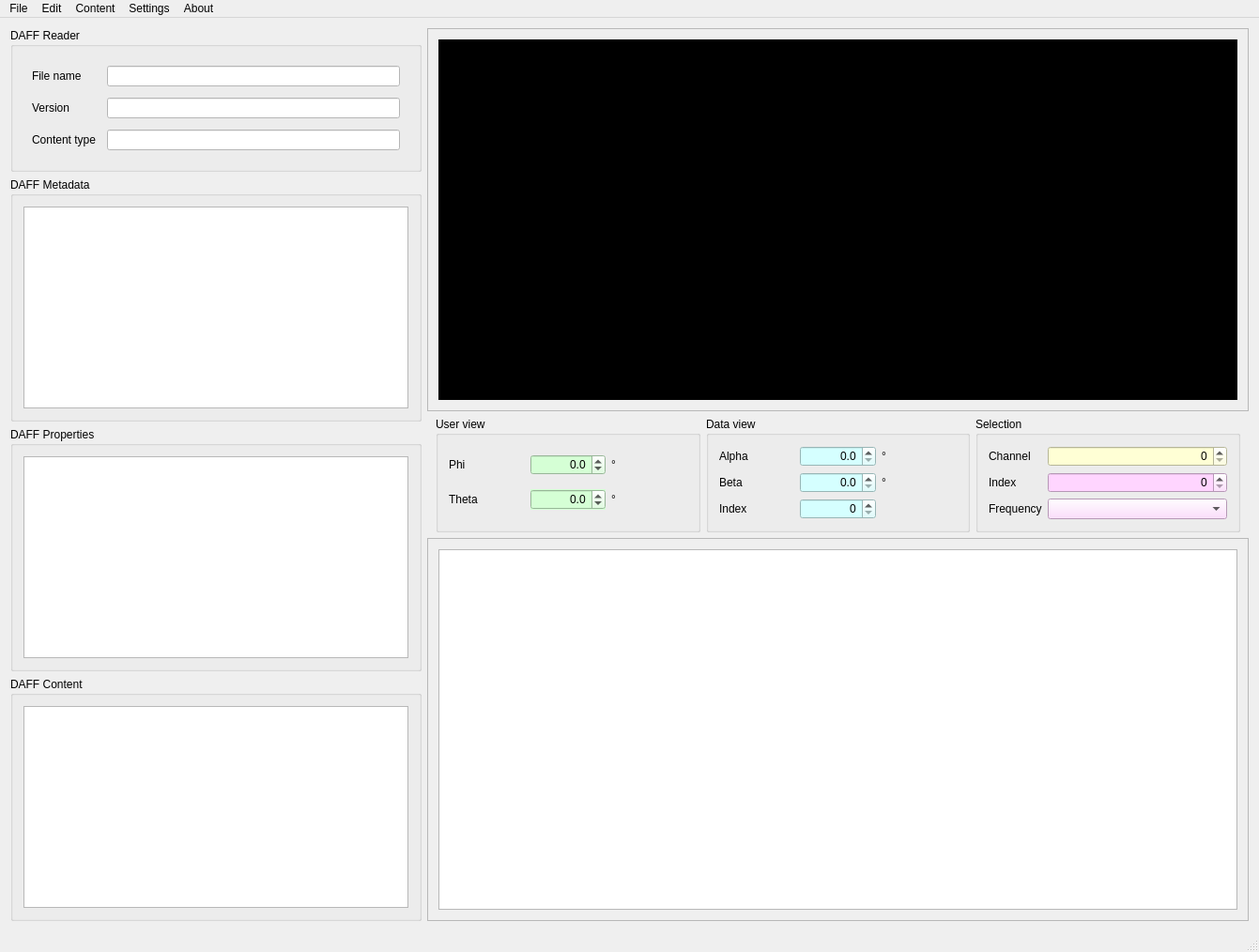
<?xml version="1.0" encoding="UTF-8"?>
<ui version="4.0">
 <class>DAFFViewer</class>
 <widget class="QMainWindow" name="DAFFViewer">
  <property name="geometry">
   <rect>
    <x>0</x>
    <y>0</y>
    <width>1341</width>
    <height>1014</height>
   </rect>
  </property>
  <property name="acceptDrops">
   <bool>true</bool>
  </property>
  <property name="windowTitle">
   <string>DAFFViewer</string>
  </property>
  <property name="autoFillBackground">
   <bool>false</bool>
  </property>
  <property name="toolButtonStyle">
   <enum>Qt::ToolButtonIconOnly</enum>
  </property>
  <property name="tabShape">
   <enum>QTabWidget::Rounded</enum>
  </property>
  <widget class="QWidget" name="DAFFCentralWidget">
   <property name="enabled">
    <bool>true</bool>
   </property>
   <property name="sizePolicy">
    <sizepolicy hsizetype="Expanding" vsizetype="Expanding">
     <horstretch>0</horstretch>
     <verstretch>0</verstretch>
    </sizepolicy>
   </property>
   <layout class="QHBoxLayout" name="horizontalLayout_2" stretch="0">
    <item>
     <layout class="QHBoxLayout" name="horizontalLayout" stretch="3,6">
      <item>
       <layout class="QVBoxLayout" name="layout_StaticInfo" stretch="0,1,1,1">
        <item>
         <widget class="QDAFFHeaderGroupBox" name="groupBox_Reader">
          <property name="minimumSize">
           <size>
            <width>400</width>
            <height>0</height>
           </size>
          </property>
          <property name="maximumSize">
           <size>
            <width>16777215</width>
            <height>16777215</height>
           </size>
          </property>
          <property name="toolTip">
           <string>&lt;html&gt;&lt;head/&gt;&lt;body&gt;&lt;p&gt;The DAFF &lt;span style=&quot; font-weight:600;&quot;&gt;reader&lt;/span&gt; opens a DAFF file and gives access to general information like file name, content type, file format version and global metadata.&lt;/p&gt;&lt;/body&gt;&lt;/html&gt;</string>
          </property>
          <property name="styleSheet">
           <string notr="true">font: 11pt &quot;Calibri&quot;;</string>
          </property>
          <property name="title">
           <string>DAFF Reader </string>
          </property>
          <layout class="QFormLayout" name="formLayout_2">
           <property name="horizontalSpacing">
            <number>12</number>
           </property>
           <property name="verticalSpacing">
            <number>12</number>
           </property>
           <property name="leftMargin">
            <number>20</number>
           </property>
           <property name="topMargin">
            <number>20</number>
           </property>
           <property name="rightMargin">
            <number>20</number>
           </property>
           <property name="bottomMargin">
            <number>20</number>
           </property>
           <item row="1" column="0">
            <widget class="QLabel" name="labelFileName">
             <property name="styleSheet">
              <string notr="true">font: 11pt &quot;Calibri&quot;;</string>
             </property>
             <property name="frameShape">
              <enum>QFrame::NoFrame</enum>
             </property>
             <property name="frameShadow">
              <enum>QFrame::Plain</enum>
             </property>
             <property name="text">
              <string>File name</string>
             </property>
            </widget>
           </item>
           <item row="1" column="1">
            <widget class="QLineEdit" name="lineEditFileName">
             <property name="enabled">
              <bool>false</bool>
             </property>
             <property name="styleSheet">
              <string notr="true">color: rgb(131, 131, 131);
background-color: rgb(255, 255, 255);
font: 75 12pt &quot;Calibri&quot;;</string>
             </property>
             <property name="clearButtonEnabled">
              <bool>false</bool>
             </property>
            </widget>
           </item>
           <item row="2" column="0">
            <widget class="QLabel" name="labelVersion">
             <property name="styleSheet">
              <string notr="true">font: 11pt &quot;Calibri&quot;;</string>
             </property>
             <property name="text">
              <string>Version</string>
             </property>
            </widget>
           </item>
           <item row="2" column="1">
            <widget class="QLineEdit" name="lineEditVersion">
             <property name="enabled">
              <bool>false</bool>
             </property>
             <property name="styleSheet">
              <string notr="true">color: rgb(131, 131, 131);
background-color: rgb(255, 255, 255);
font: 75 12pt &quot;Calibri&quot;;</string>
             </property>
            </widget>
           </item>
           <item row="3" column="0">
            <widget class="QLabel" name="labelContentType">
             <property name="styleSheet">
              <string notr="true">font: 11pt &quot;Calibri&quot;;</string>
             </property>
             <property name="frameShape">
              <enum>QFrame::NoFrame</enum>
             </property>
             <property name="text">
              <string>Content type</string>
             </property>
            </widget>
           </item>
           <item row="3" column="1">
            <widget class="QLineEdit" name="lineEditContentType">
             <property name="enabled">
              <bool>false</bool>
             </property>
             <property name="styleSheet">
              <string notr="true">color: rgb(131, 131, 131);
background-color: rgb(255, 255, 255);
font: 75 12pt &quot;Calibri&quot;;</string>
             </property>
            </widget>
           </item>
          </layout>
         </widget>
        </item>
        <item>
         <widget class="QGroupBox" name="groupBox_Metadata">
          <property name="toolTip">
           <string>&lt;html&gt;&lt;head/&gt;&lt;body&gt;&lt;p&gt;The DAFF global &lt;span style=&quot; font-weight:600;&quot;&gt;metadata&lt;/span&gt; is a table of key-value pairs with four data types: boolean, floating point number, integer and string. Creators of DAFF files can specify arbitrary information for the content. It can help to include properties that are not covered natively by DAFF (prototyping). It can also explain more about the directional content, like type of the object, web resource, author, creation date, publication reference, license and many more.&lt;/p&gt;&lt;/body&gt;&lt;/html&gt;</string>
          </property>
          <property name="styleSheet">
           <string notr="true">font: 11pt &quot;Calibri&quot;;</string>
          </property>
          <property name="title">
           <string>DAFF Metadata</string>
          </property>
          <layout class="QVBoxLayout" name="verticalLayout">
           <item>
            <widget class="QDAFFMetadataTableView" name="tableView_Metadata">
             <property name="minimumSize">
              <size>
               <width>0</width>
               <height>100</height>
              </size>
             </property>
            </widget>
           </item>
          </layout>
         </widget>
        </item>
        <item>
         <widget class="QGroupBox" name="groupBox_Properties">
          <property name="toolTip">
           <string>&lt;html&gt;&lt;head/&gt;&lt;body&gt;&lt;p&gt;The &lt;span style=&quot; font-weight:600;&quot;&gt;properties&lt;/span&gt; of a DAFF file are definitions of the file that describe the content in detail. Here, the resolution and ranges for Alpha and Beta angles are stored as well the orientation of the data view that has to be applied by DAFF to rotate from the user (object) view. Also the number of channels, the quantization of the data sets and the total number of data points can be queried.&lt;/p&gt;&lt;/body&gt;&lt;/html&gt;</string>
          </property>
          <property name="styleSheet">
           <string notr="true">font: 11pt &quot;Calibri&quot;;</string>
          </property>
          <property name="title">
           <string>DAFF Properties</string>
          </property>
          <layout class="QVBoxLayout" name="verticalLayout_2">
           <item>
            <widget class="QDAFFPropertiesTableView" name="tableView_Properties"/>
           </item>
          </layout>
         </widget>
        </item>
        <item>
         <widget class="QGroupBox" name="groupBox_DAFFContent">
          <property name="toolTip">
           <string>&lt;html&gt;&lt;head/&gt;&lt;body&gt;&lt;p&gt;The &lt;span style=&quot; font-weight:600;&quot;&gt;content&lt;/span&gt; of a DAFF file is the actual data -which can be of different type. These additional properties are shown here, because they are content-depending.&lt;/p&gt;&lt;/body&gt;&lt;/html&gt;</string>
          </property>
          <property name="styleSheet">
           <string notr="true">font: 11pt &quot;Calibri&quot;;</string>
          </property>
          <property name="title">
           <string>DAFF Content</string>
          </property>
          <layout class="QVBoxLayout" name="verticalLayout_3">
           <item>
            <widget class="QDAFFContentTableView" name="tableView_Content"/>
           </item>
          </layout>
         </widget>
        </item>
       </layout>
      </item>
      <item>
       <layout class="QVBoxLayout" name="layout_Visualization" stretch="1,0,1">
        <item>
         <widget class="QFrame" name="frame_3DPlot">
          <property name="frameShape">
           <enum>QFrame::StyledPanel</enum>
          </property>
          <property name="frameShadow">
           <enum>QFrame::Raised</enum>
          </property>
          <layout class="QHBoxLayout" name="horizontalLayout_3" stretch="1">
           <item>
            <widget class="QDAFFVTKWidget" name="DAFF3DPlot_VTKWidget" native="true">
             <property name="minimumSize">
              <size>
               <width>400</width>
               <height>300</height>
              </size>
             </property>
             <property name="styleSheet">
              <string notr="true">background-color: rgb(0, 0, 0);</string>
             </property>
            </widget>
           </item>
          </layout>
         </widget>
        </item>
        <item>
         <layout class="QHBoxLayout" name="horizontalLayout_InteractionPanel">
          <property name="leftMargin">
           <number>9</number>
          </property>
          <property name="rightMargin">
           <number>9</number>
          </property>
          <item>
           <widget class="QGroupBox" name="groupBox_ObjectView">
            <property name="toolTip">
             <string>&lt;html&gt;&lt;head/&gt;&lt;body&gt;&lt;p&gt;&lt;span style=&quot; font-weight:600;&quot;&gt;Views&lt;/span&gt; on directional contents are a central property of DAFF. A main problem of spatial content is that everyone uses a representation and coordinate system (a &lt;span style=&quot; font-style:italic;&quot;&gt;view&lt;/span&gt;) that naturally appears to be the best. Therefore a variety of views are in place and a debate about pros and cons is meaningless. DAFF does not claim to solve this circumstance, but provides a conversion between the so called &lt;span style=&quot; font-style:italic;&quot;&gt;user (or object) view&lt;/span&gt; and the &lt;span style=&quot; font-style:italic;&quot;&gt;data view&lt;/span&gt;. The &lt;span style=&quot; font-weight:600;&quot;&gt;user view&lt;/span&gt; is commonly used for HRTFs where the frontal direction is at angles (0°, 0°). It is also called object view because it is the projection of oneself into the object (i.e. looking through the 'eyes' of the dummy head). Here, DAFF uses the term Phi and Theta for azimuth and elevation angle. No matter how the underlying data is oriented, this view is meant for users that require to get the right direction without further knowledge on how the data is actually formatted.&lt;/p&gt;&lt;p&gt;The data view, in contrast, is more mathematically motivated and is used when creating DAFF content. During creation of DAFF content and to define the rotation of the data into the user (object) view, an orientation can be added that DAFF will apply automatically, if the &lt;span style=&quot; font-style:italic;&quot;&gt;user view&lt;/span&gt; is used.&lt;/p&gt;&lt;/body&gt;&lt;/html&gt;</string>
            </property>
            <property name="styleSheet">
             <string notr="true">font: 11pt &quot;Calibri&quot;;</string>
            </property>
            <property name="title">
             <string>User view</string>
            </property>
            <layout class="QGridLayout" name="gridLayout_3">
             <item row="0" column="1">
              <widget class="QDoubleSpinBox" name="doubleSpinBox_Phi">
               <property name="toolTip">
                <string>&lt;html&gt;&lt;head/&gt;&lt;body&gt;&lt;p&gt;A &lt;span style=&quot; font-weight:600; color:#55aa00;&quot;&gt;green&lt;/span&gt; background indicates a phi &lt;span style=&quot; font-style:italic;&quot;&gt;and&lt;/span&gt; theta angle pair that represents a &lt;span style=&quot; font-weight:600;&quot;&gt;valid direction&lt;/span&gt; that is covered by the currently opened DAFF file.&lt;/p&gt;&lt;p&gt;A &lt;span style=&quot; font-weight:600; color:#ff0000;&quot;&gt;red&lt;/span&gt; background indicates that thes direction is&lt;span style=&quot; font-weight:600;&quot;&gt; out of bounds&lt;/span&gt;.&lt;/p&gt;&lt;/body&gt;&lt;/html&gt;</string>
               </property>
               <property name="whatsThis">
                <string>&lt;html&gt;&lt;head/&gt;&lt;body&gt;&lt;p&gt;&lt;span style=&quot; font-weight:600;&quot;&gt;Theta&lt;/span&gt; spin box with out of bounds indicator (red background).&lt;/p&gt;&lt;/body&gt;&lt;/html&gt;</string>
               </property>
               <property name="autoFillBackground">
                <bool>false</bool>
               </property>
               <property name="styleSheet">
                <string notr="true">background-color: rgb(213, 255, 213);
font: 75 12pt &quot;Calibri&quot;;</string>
               </property>
               <property name="alignment">
                <set>Qt::AlignRight|Qt::AlignTrailing|Qt::AlignVCenter</set>
               </property>
               <property name="suffix">
                <string/>
               </property>
               <property name="decimals">
                <number>1</number>
               </property>
               <property name="minimum">
                <double>-999.000000000000000</double>
               </property>
               <property name="maximum">
                <double>999.000000000000000</double>
               </property>
              </widget>
             </item>
             <item row="1" column="0">
              <widget class="QLabel" name="label_2">
               <property name="toolTip">
                <string>&lt;html&gt;&lt;head/&gt;&lt;body&gt;&lt;p&gt;The &lt;span style=&quot; font-weight:600;&quot;&gt;Theta&lt;/span&gt; angle corresponds to the vertical direction, also referred to as the elevation angle or elevation.&lt;/p&gt;&lt;p&gt;In DAFF, this angle definition is a value of the &lt;span style=&quot; font-weight:600;&quot;&gt;user view&lt;/span&gt; on the directional data, and a Theta angle of zero degree (0°) is the front direction in vertical plane. The north pole (user view) has a Theta of 90°, the south pole -90°.&lt;/p&gt;&lt;p&gt;The default range of the Theta angle is [-90°, 90°], but the nearest neighbour mapping will also accept any other value that will be projected into this range. Range overrun of &lt;span style=&quot; font-weight:600;&quot;&gt;Theta&lt;/span&gt; may influence the &lt;span style=&quot; font-weight:600;&quot;&gt;Phi&lt;/span&gt; angle, too.&lt;/p&gt;&lt;/body&gt;&lt;/html&gt;</string>
               </property>
               <property name="styleSheet">
                <string notr="true">font: 11pt &quot;Calibri&quot;;</string>
               </property>
               <property name="text">
                <string>Theta</string>
               </property>
              </widget>
             </item>
             <item row="1" column="1">
              <widget class="QDoubleSpinBox" name="doubleSpinBox_Theta">
               <property name="toolTip">
                <string>&lt;html&gt;&lt;head/&gt;&lt;body&gt;&lt;p&gt;A &lt;span style=&quot; font-weight:600; color:#55aa00;&quot;&gt;green&lt;/span&gt; background indicates a phi &lt;span style=&quot; font-style:italic;&quot;&gt;and&lt;/span&gt; theta angle pair that represents a &lt;span style=&quot; font-weight:600;&quot;&gt;valid direction&lt;/span&gt; that is covered by the currently opened DAFF file.&lt;/p&gt;&lt;p&gt;A &lt;span style=&quot; font-weight:600; color:#ff0000;&quot;&gt;red&lt;/span&gt; background indicates that thes direction is&lt;span style=&quot; font-weight:600;&quot;&gt; out of bounds&lt;/span&gt;.&lt;/p&gt;&lt;/body&gt;&lt;/html&gt;</string>
               </property>
               <property name="whatsThis">
                <string>&lt;html&gt;&lt;head/&gt;&lt;body&gt;&lt;p&gt;&lt;span style=&quot; font-weight:600;&quot;&gt;Phi&lt;/span&gt; spin box with out of bounds indicator (red background).&lt;/p&gt;&lt;/body&gt;&lt;/html&gt;</string>
               </property>
               <property name="autoFillBackground">
                <bool>true</bool>
               </property>
               <property name="styleSheet">
                <string notr="true">background-color: rgb(213, 255, 213);
font: 75 12pt &quot;Calibri&quot;;</string>
               </property>
               <property name="alignment">
                <set>Qt::AlignRight|Qt::AlignTrailing|Qt::AlignVCenter</set>
               </property>
               <property name="decimals">
                <number>1</number>
               </property>
               <property name="minimum">
                <double>-999.000000000000000</double>
               </property>
               <property name="maximum">
                <double>999.000000000000000</double>
               </property>
               <property name="singleStep">
                <double>1.000000000000000</double>
               </property>
              </widget>
             </item>
             <item row="0" column="2">
              <widget class="QLabel" name="label_5">
               <property name="styleSheet">
                <string notr="true">font: 75 12pt &quot;Calibri&quot;;</string>
               </property>
               <property name="text">
                <string>°</string>
               </property>
              </widget>
             </item>
             <item row="1" column="2">
              <widget class="QLabel" name="label_6">
               <property name="styleSheet">
                <string notr="true">font: 75 12pt &quot;Calibri&quot;;</string>
               </property>
               <property name="text">
                <string>°</string>
               </property>
              </widget>
             </item>
             <item row="0" column="0">
              <widget class="QLabel" name="label">
               <property name="toolTip">
                <string>&lt;html&gt;&lt;head/&gt;&lt;body&gt;&lt;p&gt;The &lt;span style=&quot; font-weight:600;&quot;&gt;Phi&lt;/span&gt; angle corresponds to the horizontal direction also referred to as the azimuthal angle or azimuth.&lt;/p&gt;&lt;p&gt;In DAFF, this angle definition is a value of the &lt;span style=&quot; font-weight:600;&quot;&gt;user view&lt;/span&gt; on the directional data, and a Phi angle of zero degree (0°) is the front direction in horizontal plane. The north and south pole (user view) have an arbitrary Phi angle.&lt;/p&gt;&lt;p&gt;The default range of the Phi angle is (-180°, 180°], but the nearest neighbour mapping will also accept any other value that will be projected into this range. Range overrun of &lt;span style=&quot; font-weight:600;&quot;&gt;Phi&lt;/span&gt; may influence the &lt;span style=&quot; font-weight:600;&quot;&gt;Theta&lt;/span&gt; angle, too.&lt;/p&gt;&lt;/body&gt;&lt;/html&gt;</string>
               </property>
               <property name="styleSheet">
                <string notr="true">font: 11pt &quot;Calibri&quot;;</string>
               </property>
               <property name="text">
                <string>Phi</string>
               </property>
              </widget>
             </item>
            </layout>
           </widget>
          </item>
          <item>
           <widget class="QGroupBox" name="groupBox_DataView">
            <property name="toolTip">
             <string>&lt;html&gt;&lt;head/&gt;&lt;body&gt;&lt;p&gt;&lt;span style=&quot; font-weight:600;&quot;&gt;Views&lt;/span&gt; on directional contents are a central property of DAFF. A main problem of spatial content is that everyone uses a representation and coordinate system (a &lt;span style=&quot; font-style:italic;&quot;&gt;view&lt;/span&gt;) that naturally appears to be the best. Therefore a variety of views are in place and a debate about pros and cons is meaningless. DAFF does not claim to solve this circumstance, but provides a conversion between the so called &lt;span style=&quot; font-style:italic;&quot;&gt;user (or object) view&lt;/span&gt; and the &lt;span style=&quot; font-style:italic;&quot;&gt;data view&lt;/span&gt;. The &lt;span style=&quot; font-weight:600;&quot;&gt;data view&lt;/span&gt; is commonly used as a mathematical polar coordinate system, and DAFF uses the terms Alpha and Beta for azimuth and elevation angle. The south pole is represented by a Beta elevation angle of 0° (an equally appropriate polar coordinate system would use 0° for the north pole here, but DAFF doesn't). This data view is meant to be used by the creators of DAFF content. By also providing an orientation, the rotation of the data into the user (object) view can be defined and DAFF will apply this rotation automatically, if the &lt;span style=&quot; font-style:italic;&quot;&gt;user view&lt;/span&gt; is used. By this approach, the user of a DAFF file does not require any further information on the formatting of the underlying directional content.&lt;/p&gt;&lt;/body&gt;&lt;/html&gt;</string>
            </property>
            <property name="styleSheet">
             <string notr="true">font: 11pt &quot;Calibri&quot;;</string>
            </property>
            <property name="title">
             <string>Data view</string>
            </property>
            <layout class="QGridLayout" name="gridLayout_4">
             <item row="0" column="4">
              <widget class="QLabel" name="label_7">
               <property name="styleSheet">
                <string notr="true">font: 75 12pt &quot;Calibri&quot;;</string>
               </property>
               <property name="text">
                <string>°</string>
               </property>
              </widget>
             </item>
             <item row="1" column="3">
              <widget class="QDoubleSpinBox" name="doubleSpinBox_Beta">
               <property name="styleSheet">
                <string notr="true">background-color: rgb(213, 255, 255);
font: 75 12pt &quot;Calibri&quot;;</string>
               </property>
               <property name="alignment">
                <set>Qt::AlignRight|Qt::AlignTrailing|Qt::AlignVCenter</set>
               </property>
               <property name="decimals">
                <number>1</number>
               </property>
               <property name="maximum">
                <double>180.000000000000000</double>
               </property>
               <property name="singleStep">
                <double>1.000000000000000</double>
               </property>
              </widget>
             </item>
             <item row="1" column="2">
              <widget class="QLabel" name="label_4">
               <property name="text">
                <string>Beta</string>
               </property>
              </widget>
             </item>
             <item row="1" column="4">
              <widget class="QLabel" name="label_8">
               <property name="styleSheet">
                <string notr="true">font: 75 12pt &quot;Calibri&quot;;</string>
               </property>
               <property name="text">
                <string>°</string>
               </property>
              </widget>
             </item>
             <item row="0" column="3">
              <widget class="QDoubleSpinBox" name="doubleSpinBox_Alpha">
               <property name="styleSheet">
                <string notr="true">background-color: rgb(213, 255, 255);
font: 75 12pt &quot;Calibri&quot;;</string>
               </property>
               <property name="alignment">
                <set>Qt::AlignRight|Qt::AlignTrailing|Qt::AlignVCenter</set>
               </property>
               <property name="decimals">
                <number>1</number>
               </property>
               <property name="maximum">
                <double>360.000000000000000</double>
               </property>
               <property name="singleStep">
                <double>1.000000000000000</double>
               </property>
              </widget>
             </item>
             <item row="0" column="2">
              <widget class="QLabel" name="label_3">
               <property name="text">
                <string>Alpha</string>
               </property>
              </widget>
             </item>
             <item row="2" column="2">
              <widget class="QLabel" name="label_9">
               <property name="toolTip">
                <string>&lt;html&gt;&lt;head/&gt;&lt;body&gt;&lt;p&gt;A &lt;span style=&quot; font-weight:600;&quot;&gt;record data set&lt;/span&gt; represents a set of (potentially multi-channel) time series audio samples or frequency values for a &lt;span style=&quot; font-weight:600;&quot;&gt;certain direction&lt;/span&gt;. The &lt;span style=&quot; font-weight:600;&quot;&gt;index&lt;/span&gt; of a record defines where in the memory such a data set can be found. DAFF uses a two-step access to directional data that is not spatially continuous. First, a nearest neighbour search has to be executed, that returns a record index. Then, by using the corresponding index, the data can be requested.&lt;/p&gt;&lt;/body&gt;&lt;/html&gt;</string>
               </property>
               <property name="styleSheet">
                <string notr="true">font: 11pt &quot;Calibri&quot;;</string>
               </property>
               <property name="text">
                <string>Index</string>
               </property>
              </widget>
             </item>
             <item row="2" column="3">
              <widget class="QSpinBox" name="spinBox_RecordIndex">
               <property name="styleSheet">
                <string notr="true">background-color: rgb(213, 255, 255);
font: 75 12pt &quot;Calibri&quot;;</string>
               </property>
               <property name="alignment">
                <set>Qt::AlignRight|Qt::AlignTrailing|Qt::AlignVCenter</set>
               </property>
               <property name="maximum">
                <number>64800</number>
               </property>
              </widget>
             </item>
            </layout>
           </widget>
          </item>
          <item>
           <widget class="QGroupBox" name="groupBox_Frequency">
            <property name="toolTip">
             <string>&lt;html&gt;&lt;head/&gt;&lt;body&gt;&lt;p&gt;Depending on the content type, DAFF files have a &lt;span style=&quot; font-weight:600;&quot;&gt;vector&lt;/span&gt; of (potentially multi-channel) data. The base of this data is either a time for a sample in an impule response, or a frequency in a spectrum representation, either as frequency bins in a DFT coefficient vector, or a center frequency in an energetic band spectrum.&lt;/p&gt;&lt;/body&gt;&lt;/html&gt;</string>
            </property>
            <property name="styleSheet">
             <string notr="true">font: 11pt &quot;Calibri&quot;;</string>
            </property>
            <property name="title">
             <string>Selection</string>
            </property>
            <layout class="QFormLayout" name="formLayout_4">
             <item row="1" column="0">
              <widget class="QLabel" name="label_11">
               <property name="styleSheet">
                <string notr="true">font: 11pt &quot;Calibri&quot;;</string>
               </property>
               <property name="text">
                <string>Index</string>
               </property>
              </widget>
             </item>
             <item row="1" column="1">
              <widget class="QSpinBox" name="spinBox_FrequencyIndex">
               <property name="styleSheet">
                <string notr="true">background-color: rgb(255, 213, 255);
font: 75 12pt &quot;Calibri&quot;;</string>
               </property>
               <property name="alignment">
                <set>Qt::AlignRight|Qt::AlignTrailing|Qt::AlignVCenter</set>
               </property>
              </widget>
             </item>
             <item row="2" column="0">
              <widget class="QLabel" name="label_frequency">
               <property name="styleSheet">
                <string notr="true">font: 11pt &quot;Calibri&quot;;</string>
               </property>
               <property name="text">
                <string>Frequency</string>
               </property>
              </widget>
             </item>
             <item row="2" column="1">
              <widget class="QComboBox" name="comboBox_FrequencySelector">
               <property name="styleSheet">
                <string notr="true">background-color: rgb(255, 213, 255);
font: 75 12pt &quot;Calibri&quot;;</string>
               </property>
              </widget>
             </item>
             <item row="0" column="0">
              <widget class="QLabel" name="label_12">
               <property name="toolTip">
                <string>&lt;html&gt;&lt;head/&gt;&lt;body&gt;&lt;p&gt;DAFF provides &lt;span style=&quot; font-weight:600;&quot;&gt;multi-channel data sets&lt;/span&gt;, i.e. for an HRTF two channels are usually needed. The channel spin box chooses which channel should be shown.&lt;/p&gt;&lt;/body&gt;&lt;/html&gt;</string>
               </property>
               <property name="styleSheet">
                <string notr="true">font: 11pt &quot;Calibri&quot;;</string>
               </property>
               <property name="text">
                <string>Channel</string>
               </property>
              </widget>
             </item>
             <item row="0" column="1">
              <widget class="QSpinBox" name="spinBox_ChannelIndex">
               <property name="styleSheet">
                <string notr="true">background-color: rgb(255, 255, 213);
font: 75 12pt &quot;Calibri&quot;;</string>
               </property>
               <property name="alignment">
                <set>Qt::AlignRight|Qt::AlignTrailing|Qt::AlignVCenter</set>
               </property>
               <property name="maximum">
                <number>64000</number>
               </property>
              </widget>
             </item>
            </layout>
           </widget>
          </item>
         </layout>
        </item>
        <item>
         <widget class="QFrame" name="frame_2DPlot">
          <property name="frameShape">
           <enum>QFrame::StyledPanel</enum>
          </property>
          <property name="frameShadow">
           <enum>QFrame::Raised</enum>
          </property>
          <layout class="QHBoxLayout" name="horizontalLayout_4" stretch="5">
           <item>
            <widget class="QDAFF2DPlot" name="graphicsView_2DDAFFPlot"/>
           </item>
          </layout>
         </widget>
        </item>
       </layout>
      </item>
     </layout>
    </item>
   </layout>
  </widget>
  <widget class="QMenuBar" name="DAFFMenuBar">
   <property name="geometry">
    <rect>
     <x>0</x>
     <y>0</y>
     <width>1341</width>
     <height>21</height>
    </rect>
   </property>
   <widget class="QMenu" name="menuFile">
    <property name="title">
     <string>File</string>
    </property>
    <widget class="QMenu" name="menuRecent">
     <property name="title">
      <string>Recent</string>
     </property>
     <addaction name="actionRecent_Clear"/>
     <addaction name="separator"/>
    </widget>
    <widget class="QMenu" name="menuExport">
     <property name="title">
      <string>Export</string>
     </property>
     <addaction name="actionExport2DPlot"/>
     <addaction name="actionExport3DPlot"/>
     <addaction name="actionExport3DPlotImageSeries"/>
    </widget>
    <addaction name="actionOpen"/>
    <addaction name="actionClose"/>
    <addaction name="menuRecent"/>
    <addaction name="separator"/>
    <addaction name="menuExport"/>
    <addaction name="separator"/>
    <addaction name="actionQuit"/>
   </widget>
   <widget class="QMenu" name="menuAbout">
    <property name="title">
     <string>About</string>
    </property>
    <addaction name="actionAboutDAFFViewer"/>
    <addaction name="actionAboutOpenDAFF"/>
    <addaction name="actionOpenDAFFWebsite"/>
   </widget>
   <widget class="QMenu" name="menuContent">
    <property name="title">
     <string>Edit</string>
    </property>
    <widget class="QMenu" name="menuObject_view">
     <property name="title">
      <string>Object view</string>
     </property>
     <addaction name="actionIncrease_phi"/>
     <addaction name="actionDecrease_phi"/>
     <addaction name="separator"/>
     <addaction name="actionIncrease_theta"/>
     <addaction name="actionDecrease_theta"/>
    </widget>
    <widget class="QMenu" name="menuData_view">
     <property name="title">
      <string>Data view</string>
     </property>
     <addaction name="actionIncrease_alpha"/>
     <addaction name="actionDecrease_alpha"/>
     <addaction name="separator"/>
     <addaction name="actionIncrease_beta"/>
     <addaction name="actionDecrease_beta"/>
    </widget>
    <addaction name="separator"/>
    <addaction name="actionIncrease_channel"/>
    <addaction name="actionDecrease_channel"/>
    <addaction name="separator"/>
    <addaction name="actionIncrease_Frequency"/>
    <addaction name="actionDecrease_Frequency"/>
    <addaction name="separator"/>
    <addaction name="menuObject_view"/>
    <addaction name="menuData_view"/>
   </widget>
   <widget class="QMenu" name="menuEdit">
    <property name="title">
     <string>Content</string>
    </property>
    <addaction name="actionDownload"/>
    <addaction name="actionCreate"/>
   </widget>
   <widget class="QMenu" name="menuSettings">
    <property name="title">
     <string>Settings</string>
    </property>
    <widget class="QMenu" name="menu2D_plot">
     <property name="title">
      <string>2D plot</string>
     </property>
     <addaction name="action2DShowAllChannels"/>
    </widget>
    <widget class="QMenu" name="menu3D_plot">
     <property name="title">
      <string>3D plot</string>
     </property>
     <widget class="QMenu" name="menuCarpet_plot">
      <property name="title">
       <string>Carpet plot</string>
      </property>
      <addaction name="action3DCarpetShowWarp"/>
     </widget>
     <widget class="QMenu" name="menuSpherical_plot">
      <property name="title">
       <string>Spherical plot</string>
      </property>
      <addaction name="action3DSphericalNormalize"/>
      <addaction name="action3DSphericalNormalizeFrequenciesIndividually"/>
      <addaction name="action3DSphericalShowDirectionIndicator"/>
      <addaction name="action3DSphericalShowArrows"/>
      <addaction name="action3DSphericalShowPoles"/>
      <addaction name="action3DSphericalShowGrid"/>
      <addaction name="action3DSphericalShowEquator"/>
      <addaction name="action3DSphericalShowMeridians"/>
      <addaction name="action3DSphericalUsePhaseColorMap"/>
     </widget>
     <addaction name="menuSpherical_plot"/>
     <addaction name="menuCarpet_plot"/>
     <addaction name="action3DShowCoordinateAssistance"/>
     <addaction name="action3DUseLogScale"/>
    </widget>
    <addaction name="menu2D_plot"/>
    <addaction name="menu3D_plot"/>
   </widget>
   <addaction name="menuFile"/>
   <addaction name="menuContent"/>
   <addaction name="menuEdit"/>
   <addaction name="menuSettings"/>
   <addaction name="menuAbout"/>
  </widget>
  <widget class="QStatusBar" name="DAFFStatusBar"/>
  <action name="actionOpen">
   <property name="text">
    <string>Open</string>
   </property>
   <property name="toolTip">
    <string>Open a DAFF fike</string>
   </property>
   <property name="shortcut">
    <string>O</string>
   </property>
  </action>
  <action name="actionQuit">
   <property name="text">
    <string>Quit</string>
   </property>
   <property name="toolTip">
    <string>Quit DAFFViewer application</string>
   </property>
   <property name="shortcut">
    <string>Esc</string>
   </property>
  </action>
  <action name="actionClose">
   <property name="text">
    <string>Close</string>
   </property>
   <property name="toolTip">
    <string>Close current DAFF file</string>
   </property>
   <property name="shortcut">
    <string>C</string>
   </property>
  </action>
  <action name="actionOpenDAFFWebsite">
   <property name="text">
    <string>OpenDAFF project website</string>
   </property>
   <property name="toolTip">
    <string>Open the OpenDAFF project website</string>
   </property>
   <property name="shortcut">
    <string>F1</string>
   </property>
  </action>
  <action name="actionAboutOpenDAFF">
   <property name="text">
    <string>About OpenDAFF</string>
   </property>
   <property name="toolTip">
    <string>Show information about the OpenDAFF project</string>
   </property>
   <property name="shortcut">
    <string>A, O</string>
   </property>
  </action>
  <action name="actionAboutDAFFViewer">
   <property name="text">
    <string>About DAFFViewer</string>
   </property>
   <property name="toolTip">
    <string>Show information about the DAFFViewer application</string>
   </property>
   <property name="shortcut">
    <string>A, D</string>
   </property>
  </action>
  <action name="actionDownload">
   <property name="text">
    <string>Download</string>
   </property>
   <property name="toolTip">
    <string>Download DAFF content online</string>
   </property>
   <property name="shortcut">
    <string>D</string>
   </property>
  </action>
  <action name="actionCreate">
   <property name="text">
    <string>Create</string>
   </property>
   <property name="toolTip">
    <string>Create or generate your own DAFF content</string>
   </property>
  </action>
  <action name="actionIncrease_channel">
   <property name="text">
    <string>Increase channel</string>
   </property>
   <property name="shortcut">
    <string>PgUp</string>
   </property>
  </action>
  <action name="actionDecrease_channel">
   <property name="text">
    <string>Decrease channel</string>
   </property>
   <property name="shortcut">
    <string>PgDown</string>
   </property>
  </action>
  <action name="actionIncrease_Frequency">
   <property name="text">
    <string>Increase frequency</string>
   </property>
   <property name="shortcut">
    <string>+</string>
   </property>
  </action>
  <action name="actionDecrease_Frequency">
   <property name="text">
    <string>Decrease frequency</string>
   </property>
   <property name="shortcut">
    <string>-</string>
   </property>
  </action>
  <action name="actionIncrease_phi">
   <property name="text">
    <string>Increase phi</string>
   </property>
   <property name="shortcut">
    <string>Right</string>
   </property>
  </action>
  <action name="actionDecrease_phi">
   <property name="text">
    <string>Decrease phi</string>
   </property>
   <property name="shortcut">
    <string>Left</string>
   </property>
  </action>
  <action name="actionIncrease_theta">
   <property name="text">
    <string>Increase theta</string>
   </property>
   <property name="shortcut">
    <string>Up</string>
   </property>
  </action>
  <action name="actionDecrease_theta">
   <property name="text">
    <string>Decrease theta</string>
   </property>
   <property name="shortcut">
    <string>Down</string>
   </property>
  </action>
  <action name="actionIncrease_alpha">
   <property name="text">
    <string>Increase alpha</string>
   </property>
   <property name="shortcut">
    <string>Shift+Right</string>
   </property>
  </action>
  <action name="actionDecrease_alpha">
   <property name="text">
    <string>Decrease alpha</string>
   </property>
   <property name="shortcut">
    <string>Shift+Left</string>
   </property>
  </action>
  <action name="actionIncrease_beta">
   <property name="text">
    <string>Increase beta</string>
   </property>
   <property name="shortcut">
    <string>Shift+Up</string>
   </property>
  </action>
  <action name="actionDecrease_beta">
   <property name="text">
    <string>Decrease beta</string>
   </property>
   <property name="shortcut">
    <string>Shift+Down</string>
   </property>
  </action>
  <action name="actionRecent_Clear">
   <property name="text">
    <string>Clear</string>
   </property>
   <property name="toolTip">
    <string>Clear recent DAFF file history</string>
   </property>
  </action>
  <action name="actionExport3DPlot">
   <property name="text">
    <string>3D plot image</string>
   </property>
   <property name="shortcut">
    <string>E, 3</string>
   </property>
  </action>
  <action name="actionExport2DPlot">
   <property name="text">
    <string>2D plot image</string>
   </property>
   <property name="shortcut">
    <string>E, 2</string>
   </property>
  </action>
  <action name="action2DShowAllChannels">
   <property name="checkable">
    <bool>true</bool>
   </property>
   <property name="checked">
    <bool>true</bool>
   </property>
   <property name="text">
    <string>Show all channels</string>
   </property>
   <property name="shortcut">
    <string>#</string>
   </property>
  </action>
  <action name="action3DSphericalShowArrows">
   <property name="checkable">
    <bool>true</bool>
   </property>
   <property name="checked">
    <bool>true</bool>
   </property>
   <property name="text">
    <string>Show arrows</string>
   </property>
   <property name="shortcut">
    <string>R</string>
   </property>
  </action>
  <action name="action3DSphericalShowPoles">
   <property name="checkable">
    <bool>true</bool>
   </property>
   <property name="checked">
    <bool>true</bool>
   </property>
   <property name="text">
    <string>Show poles</string>
   </property>
   <property name="shortcut">
    <string>P</string>
   </property>
  </action>
  <action name="action3DSphericalShowGrid">
   <property name="checkable">
    <bool>true</bool>
   </property>
   <property name="checked">
    <bool>false</bool>
   </property>
   <property name="text">
    <string>Show grid</string>
   </property>
   <property name="shortcut">
    <string>G</string>
   </property>
  </action>
  <action name="action3DShowCoordinateAssistance">
   <property name="checkable">
    <bool>true</bool>
   </property>
   <property name="checked">
    <bool>true</bool>
   </property>
   <property name="text">
    <string>Show coordinate assistance</string>
   </property>
   <property name="shortcut">
    <string>H</string>
   </property>
  </action>
  <action name="action3DSphericalShowEquator">
   <property name="checkable">
    <bool>true</bool>
   </property>
   <property name="checked">
    <bool>true</bool>
   </property>
   <property name="text">
    <string>Show equator</string>
   </property>
   <property name="shortcut">
    <string>Q</string>
   </property>
  </action>
  <action name="action3DSphericalShowMeridians">
   <property name="checkable">
    <bool>true</bool>
   </property>
   <property name="checked">
    <bool>false</bool>
   </property>
   <property name="text">
    <string>Show meridians</string>
   </property>
   <property name="shortcut">
    <string>X</string>
   </property>
  </action>
  <action name="action3DCarpetShowWarp">
   <property name="checkable">
    <bool>true</bool>
   </property>
   <property name="checked">
    <bool>true</bool>
   </property>
   <property name="text">
    <string>Warp</string>
   </property>
   <property name="shortcut">
    <string>W</string>
   </property>
  </action>
  <action name="action3DUseLogScale">
   <property name="checkable">
    <bool>true</bool>
   </property>
   <property name="checked">
    <bool>true</bool>
   </property>
   <property name="text">
    <string>Use log scale (dB)</string>
   </property>
   <property name="shortcut">
    <string>L</string>
   </property>
  </action>
  <action name="actionExport3DPlotImageSeries">
   <property name="text">
    <string>3D plot image series</string>
   </property>
   <property name="shortcut">
    <string>E, 4</string>
   </property>
  </action>
  <action name="action3DSphericalShowDirectionIndicator">
   <property name="checkable">
    <bool>true</bool>
   </property>
   <property name="checked">
    <bool>true</bool>
   </property>
   <property name="text">
    <string>Show direction indicator</string>
   </property>
   <property name="shortcut">
    <string>I</string>
   </property>
  </action>
  <action name="action3DSphericalUsePhaseColorMap">
   <property name="checkable">
    <bool>true</bool>
   </property>
   <property name="text">
    <string>Use phase color map</string>
   </property>
   <property name="shortcut">
    <string>M</string>
   </property>
  </action>
  <action name="action3DSphericalNormalize">
   <property name="checkable">
    <bool>true</bool>
   </property>
   <property name="text">
    <string>Normalize</string>
   </property>
   <property name="shortcut">
    <string>N</string>
   </property>
  </action>
  <action name="action3DSphericalNormalizeFrequenciesIndividually">
   <property name="checkable">
    <bool>true</bool>
   </property>
   <property name="text">
    <string>Normalize frequencies individually</string>
   </property>
   <property name="shortcut">
    <string>Y</string>
   </property>
  </action>
 </widget>
 <layoutdefault spacing="6" margin="11"/>
 <customwidgets>
  <customwidget>
   <class>QDAFFHeaderGroupBox</class>
   <extends>QGroupBox</extends>
   <header>QDAFFHeaderGroupBox.h</header>
   <container>1</container>
  </customwidget>
  <customwidget>
   <class>QDAFFMetadataTableView</class>
   <extends>QTableView</extends>
   <header>QDAFFMetadataTable.h</header>
  </customwidget>
  <customwidget>
   <class>QDAFFVTKWidget</class>
   <extends>QWidget</extends>
   <header>QDAFFVTKWidget.h</header>
   <container>1</container>
  </customwidget>
  <customwidget>
   <class>QDAFFPropertiesTableView</class>
   <extends>QTableView</extends>
   <header>QDAFFPropertiesTable.h</header>
  </customwidget>
  <customwidget>
   <class>QDAFF2DPlot</class>
   <extends>QGraphicsView</extends>
   <header>QDAFF2DPlot.h</header>
  </customwidget>
  <customwidget>
   <class>QDAFFContentTableView</class>
   <extends>QTableView</extends>
   <header>QDAFFContentTable.h</header>
  </customwidget>
 </customwidgets>
 <resources/>
 <connections/>
</ui>
